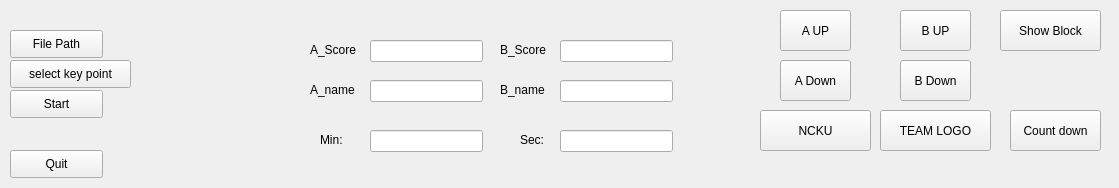
<?xml version="1.0" encoding="UTF-8"?>
<ui version="4.0">
 <class>Form</class>
 <widget class="QWidget" name="Form">
  <property name="geometry">
   <rect>
    <x>0</x>
    <y>0</y>
    <width>1119</width>
    <height>188</height>
   </rect>
  </property>
  <property name="windowTitle">
   <string>Form</string>
  </property>
  <widget class="QLabel" name="label_img">
   <property name="geometry">
    <rect>
     <x>20</x>
     <y>210</y>
     <width>1280</width>
     <height>720</height>
    </rect>
   </property>
   <property name="text">
    <string>TextLabel</string>
   </property>
  </widget>
  <widget class="QPushButton" name="Button_file">
   <property name="geometry">
    <rect>
     <x>10</x>
     <y>30</y>
     <width>93</width>
     <height>28</height>
    </rect>
   </property>
   <property name="text">
    <string>File Path</string>
   </property>
  </widget>
  <widget class="QPushButton" name="Button_kp">
   <property name="geometry">
    <rect>
     <x>10</x>
     <y>60</y>
     <width>121</width>
     <height>28</height>
    </rect>
   </property>
   <property name="text">
    <string>select key point</string>
   </property>
  </widget>
  <widget class="QPushButton" name="Button_start">
   <property name="geometry">
    <rect>
     <x>10</x>
     <y>90</y>
     <width>93</width>
     <height>28</height>
    </rect>
   </property>
   <property name="text">
    <string>Start</string>
   </property>
  </widget>
  <widget class="QPushButton" name="Button_quit">
   <property name="geometry">
    <rect>
     <x>10</x>
     <y>150</y>
     <width>93</width>
     <height>28</height>
    </rect>
   </property>
   <property name="text">
    <string>Quit</string>
   </property>
  </widget>
  <widget class="QPushButton" name="Button_countdown">
   <property name="geometry">
    <rect>
     <x>1010</x>
     <y>110</y>
     <width>91</width>
     <height>41</height>
    </rect>
   </property>
   <property name="text">
    <string>Count down</string>
   </property>
  </widget>
  <widget class="QPushButton" name="Button_block">
   <property name="geometry">
    <rect>
     <x>1000</x>
     <y>10</y>
     <width>101</width>
     <height>41</height>
    </rect>
   </property>
   <property name="text">
    <string>Show Block</string>
   </property>
  </widget>
  <widget class="QPushButton" name="Button_ncku">
   <property name="geometry">
    <rect>
     <x>760</x>
     <y>110</y>
     <width>111</width>
     <height>41</height>
    </rect>
   </property>
   <property name="text">
    <string>NCKU</string>
   </property>
  </widget>
  <widget class="QPushButton" name="Button_logo">
   <property name="geometry">
    <rect>
     <x>880</x>
     <y>110</y>
     <width>111</width>
     <height>41</height>
    </rect>
   </property>
   <property name="text">
    <string>TEAM LOGO</string>
   </property>
  </widget>
  <widget class="QLineEdit" name="input_min">
   <property name="geometry">
    <rect>
     <x>370</x>
     <y>130</y>
     <width>113</width>
     <height>22</height>
    </rect>
   </property>
  </widget>
  <widget class="QLineEdit" name="input_sec">
   <property name="geometry">
    <rect>
     <x>560</x>
     <y>130</y>
     <width>113</width>
     <height>22</height>
    </rect>
   </property>
  </widget>
  <widget class="QLabel" name="label">
   <property name="geometry">
    <rect>
     <x>320</x>
     <y>130</y>
     <width>41</width>
     <height>20</height>
    </rect>
   </property>
   <property name="text">
    <string>Min:</string>
   </property>
  </widget>
  <widget class="QLabel" name="label_2">
   <property name="geometry">
    <rect>
     <x>520</x>
     <y>130</y>
     <width>31</width>
     <height>20</height>
    </rect>
   </property>
   <property name="text">
    <string>Sec:</string>
   </property>
  </widget>
  <widget class="QLineEdit" name="input_A">
   <property name="geometry">
    <rect>
     <x>370</x>
     <y>40</y>
     <width>113</width>
     <height>22</height>
    </rect>
   </property>
  </widget>
  <widget class="QLineEdit" name="input_B">
   <property name="geometry">
    <rect>
     <x>560</x>
     <y>40</y>
     <width>113</width>
     <height>22</height>
    </rect>
   </property>
  </widget>
  <widget class="QLabel" name="label_3">
   <property name="geometry">
    <rect>
     <x>310</x>
     <y>40</y>
     <width>51</width>
     <height>20</height>
    </rect>
   </property>
   <property name="text">
    <string>A_Score</string>
   </property>
  </widget>
  <widget class="QLabel" name="label_4">
   <property name="geometry">
    <rect>
     <x>500</x>
     <y>40</y>
     <width>51</width>
     <height>20</height>
    </rect>
   </property>
   <property name="text">
    <string>B_Score</string>
   </property>
  </widget>
  <widget class="QLineEdit" name="input_nameA">
   <property name="geometry">
    <rect>
     <x>370</x>
     <y>80</y>
     <width>113</width>
     <height>22</height>
    </rect>
   </property>
  </widget>
  <widget class="QLabel" name="label_5">
   <property name="geometry">
    <rect>
     <x>520</x>
     <y>230</y>
     <width>31</width>
     <height>20</height>
    </rect>
   </property>
   <property name="text">
    <string>Sec:</string>
   </property>
  </widget>
  <widget class="QLineEdit" name="input_nameB">
   <property name="geometry">
    <rect>
     <x>560</x>
     <y>80</y>
     <width>113</width>
     <height>22</height>
    </rect>
   </property>
  </widget>
  <widget class="QLabel" name="label_6">
   <property name="geometry">
    <rect>
     <x>310</x>
     <y>80</y>
     <width>51</width>
     <height>20</height>
    </rect>
   </property>
   <property name="text">
    <string>A_name</string>
   </property>
  </widget>
  <widget class="QLabel" name="label_7">
   <property name="geometry">
    <rect>
     <x>500</x>
     <y>80</y>
     <width>51</width>
     <height>20</height>
    </rect>
   </property>
   <property name="text">
    <string>B_name</string>
   </property>
  </widget>
  <widget class="QPushButton" name="Button_Adown">
   <property name="geometry">
    <rect>
     <x>780</x>
     <y>60</y>
     <width>71</width>
     <height>41</height>
    </rect>
   </property>
   <property name="text">
    <string>A Down</string>
   </property>
  </widget>
  <widget class="QPushButton" name="Button_Bdown">
   <property name="geometry">
    <rect>
     <x>900</x>
     <y>60</y>
     <width>71</width>
     <height>41</height>
    </rect>
   </property>
   <property name="text">
    <string>B Down</string>
   </property>
  </widget>
  <widget class="QPushButton" name="Button_Bup">
   <property name="geometry">
    <rect>
     <x>900</x>
     <y>10</y>
     <width>71</width>
     <height>41</height>
    </rect>
   </property>
   <property name="text">
    <string>B UP</string>
   </property>
  </widget>
  <widget class="QPushButton" name="Button_Aup">
   <property name="geometry">
    <rect>
     <x>780</x>
     <y>10</y>
     <width>71</width>
     <height>41</height>
    </rect>
   </property>
   <property name="text">
    <string>A UP</string>
   </property>
  </widget>
 </widget>
 <resources/>
 <connections/>
</ui>
